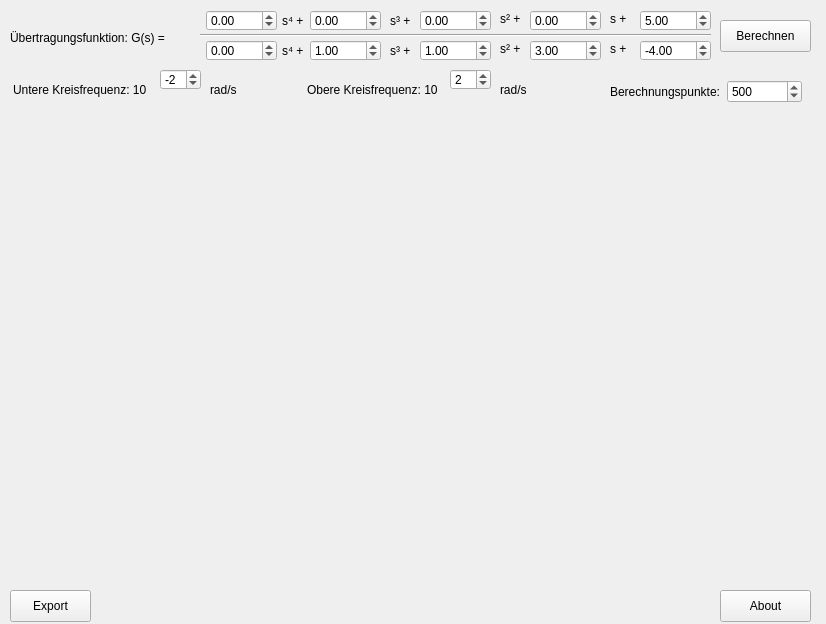
<?xml version="1.0" encoding="UTF-8"?>
<ui version="4.0">
 <class>BodePlot</class>
 <widget class="QMainWindow" name="BodePlot">
  <property name="geometry">
   <rect>
    <x>0</x>
    <y>0</y>
    <width>826</width>
    <height>624</height>
   </rect>
  </property>
  <property name="windowTitle">
   <string>MainWindow</string>
  </property>
  <widget class="QWidget" name="centralwidget">
   <widget class="QCustomPlot" name="customPlot" native="true">
    <property name="geometry">
     <rect>
      <x>10</x>
      <y>140</y>
      <width>801</width>
      <height>441</height>
     </rect>
    </property>
   </widget>
   <widget class="Line" name="line">
    <property name="geometry">
     <rect>
      <x>200</x>
      <y>20</y>
      <width>511</width>
      <height>31</height>
     </rect>
    </property>
    <property name="orientation">
     <enum>Qt::Orientation::Horizontal</enum>
    </property>
   </widget>
   <widget class="QLabel" name="label">
    <property name="geometry">
     <rect>
      <x>10</x>
      <y>30</y>
      <width>180</width>
      <height>16</height>
     </rect>
    </property>
    <property name="text">
     <string>Übertragungsfunktion: G(s) = </string>
    </property>
   </widget>
   <widget class="QPushButton" name="calculateButton">
    <property name="geometry">
     <rect>
      <x>720</x>
      <y>20</y>
      <width>91</width>
      <height>32</height>
     </rect>
    </property>
    <property name="text">
     <string>Berechnen</string>
    </property>
   </widget>
   <widget class="QLabel" name="gainMarginLabel">
    <property name="geometry">
     <rect>
      <x>30</x>
      <y>110</y>
      <width>401</width>
      <height>20</height>
     </rect>
    </property>
    <property name="text">
     <string/>
    </property>
   </widget>
   <widget class="QDoubleSpinBox" name="a3SpinBox">
    <property name="geometry">
     <rect>
      <x>310</x>
      <y>10</y>
      <width>71</width>
      <height>21</height>
     </rect>
    </property>
    <property name="decimals">
     <number>2</number>
    </property>
    <property name="minimum">
     <double>-100.000000000000000</double>
    </property>
    <property name="value">
     <double>0.000000000000000</double>
    </property>
   </widget>
   <widget class="QLabel" name="label_10">
    <property name="geometry">
     <rect>
      <x>390</x>
      <y>10</y>
      <width>22</width>
      <height>21</height>
     </rect>
    </property>
    <property name="text">
     <string>s³ + </string>
    </property>
   </widget>
   <widget class="QLabel" name="label_11">
    <property name="geometry">
     <rect>
      <x>282</x>
      <y>10</y>
      <width>23</width>
      <height>21</height>
     </rect>
    </property>
    <property name="text">
     <string>s⁴ +</string>
    </property>
   </widget>
   <widget class="QDoubleSpinBox" name="a4SpinBox">
    <property name="geometry">
     <rect>
      <x>206</x>
      <y>10</y>
      <width>71</width>
      <height>21</height>
     </rect>
    </property>
    <property name="decimals">
     <number>2</number>
    </property>
    <property name="minimum">
     <double>-100.000000000000000</double>
    </property>
   </widget>
   <widget class="QDoubleSpinBox" name="b3SpinBox">
    <property name="geometry">
     <rect>
      <x>310</x>
      <y>40</y>
      <width>71</width>
      <height>21</height>
     </rect>
    </property>
    <property name="decimals">
     <number>2</number>
    </property>
    <property name="minimum">
     <double>-100.000000000000000</double>
    </property>
    <property name="value">
     <double>1.000000000000000</double>
    </property>
   </widget>
   <widget class="QLabel" name="label_14">
    <property name="geometry">
     <rect>
      <x>390</x>
      <y>40</y>
      <width>22</width>
      <height>21</height>
     </rect>
    </property>
    <property name="text">
     <string>s³ + </string>
    </property>
   </widget>
   <widget class="QLabel" name="label_15">
    <property name="geometry">
     <rect>
      <x>282</x>
      <y>40</y>
      <width>23</width>
      <height>21</height>
     </rect>
    </property>
    <property name="text">
     <string>s⁴ +</string>
    </property>
   </widget>
   <widget class="QDoubleSpinBox" name="b4SpinBox">
    <property name="geometry">
     <rect>
      <x>206</x>
      <y>40</y>
      <width>71</width>
      <height>21</height>
     </rect>
    </property>
    <property name="decimals">
     <number>2</number>
    </property>
    <property name="minimum">
     <double>-100.000000000000000</double>
    </property>
   </widget>
   <widget class="QDoubleSpinBox" name="a1SpinBox">
    <property name="geometry">
     <rect>
      <x>530</x>
      <y>10</y>
      <width>71</width>
      <height>21</height>
     </rect>
    </property>
    <property name="decimals">
     <number>2</number>
    </property>
    <property name="minimum">
     <double>-100.000000000000000</double>
    </property>
    <property name="value">
     <double>0.000000000000000</double>
    </property>
   </widget>
   <widget class="QLabel" name="label_6">
    <property name="geometry">
     <rect>
      <x>500</x>
      <y>11</y>
      <width>23</width>
      <height>16</height>
     </rect>
    </property>
    <property name="text">
     <string>s² +</string>
    </property>
   </widget>
   <widget class="QLabel" name="label_7">
    <property name="geometry">
     <rect>
      <x>610</x>
      <y>11</y>
      <width>22</width>
      <height>16</height>
     </rect>
    </property>
    <property name="text">
     <string>s + </string>
    </property>
   </widget>
   <widget class="QDoubleSpinBox" name="a0SpinBox">
    <property name="geometry">
     <rect>
      <x>640</x>
      <y>10</y>
      <width>71</width>
      <height>21</height>
     </rect>
    </property>
    <property name="decimals">
     <number>2</number>
    </property>
    <property name="minimum">
     <double>-100.000000000000000</double>
    </property>
    <property name="value">
     <double>5.000000000000000</double>
    </property>
   </widget>
   <widget class="QDoubleSpinBox" name="a2SpinBox">
    <property name="geometry">
     <rect>
      <x>420</x>
      <y>10</y>
      <width>71</width>
      <height>21</height>
     </rect>
    </property>
    <property name="decimals">
     <number>2</number>
    </property>
    <property name="minimum">
     <double>-100.000000000000000</double>
    </property>
    <property name="value">
     <double>0.000000000000000</double>
    </property>
   </widget>
   <widget class="QDoubleSpinBox" name="b1SpinBox">
    <property name="geometry">
     <rect>
      <x>530</x>
      <y>40</y>
      <width>71</width>
      <height>21</height>
     </rect>
    </property>
    <property name="decimals">
     <number>2</number>
    </property>
    <property name="minimum">
     <double>-100.000000000000000</double>
    </property>
    <property name="value">
     <double>3.000000000000000</double>
    </property>
   </widget>
   <widget class="QLabel" name="label_8">
    <property name="geometry">
     <rect>
      <x>610</x>
      <y>41</y>
      <width>22</width>
      <height>16</height>
     </rect>
    </property>
    <property name="text">
     <string>s + </string>
    </property>
   </widget>
   <widget class="QDoubleSpinBox" name="b2SpinBox">
    <property name="geometry">
     <rect>
      <x>420</x>
      <y>40</y>
      <width>71</width>
      <height>21</height>
     </rect>
    </property>
    <property name="decimals">
     <number>2</number>
    </property>
    <property name="minimum">
     <double>-100.000000000000000</double>
    </property>
    <property name="value">
     <double>1.000000000000000</double>
    </property>
   </widget>
   <widget class="QDoubleSpinBox" name="b0SpinBox">
    <property name="geometry">
     <rect>
      <x>640</x>
      <y>40</y>
      <width>71</width>
      <height>21</height>
     </rect>
    </property>
    <property name="decimals">
     <number>2</number>
    </property>
    <property name="minimum">
     <double>-100.000000000000000</double>
    </property>
    <property name="value">
     <double>-4.000000000000000</double>
    </property>
   </widget>
   <widget class="QLabel" name="label_9">
    <property name="geometry">
     <rect>
      <x>500</x>
      <y>41</y>
      <width>23</width>
      <height>16</height>
     </rect>
    </property>
    <property name="text">
     <string>s² +</string>
    </property>
   </widget>
   <widget class="QDoubleSpinBox" name="lowFreqSpinBox">
    <property name="geometry">
     <rect>
      <x>160</x>
      <y>69</y>
      <width>41</width>
      <height>21</height>
     </rect>
    </property>
    <property name="decimals">
     <number>0</number>
    </property>
    <property name="minimum">
     <double>-4.000000000000000</double>
    </property>
    <property name="maximum">
     <double>10.000000000000000</double>
    </property>
    <property name="value">
     <double>-2.000000000000000</double>
    </property>
   </widget>
   <widget class="QLabel" name="label_3">
    <property name="geometry">
     <rect>
      <x>13</x>
      <y>82</y>
      <width>148</width>
      <height>16</height>
     </rect>
    </property>
    <property name="text">
     <string>Untere Kreisfrequenz: 10</string>
    </property>
   </widget>
   <widget class="QLabel" name="label_5">
    <property name="geometry">
     <rect>
      <x>210</x>
      <y>82</y>
      <width>30</width>
      <height>16</height>
     </rect>
    </property>
    <property name="text">
     <string>rad/s</string>
    </property>
   </widget>
   <widget class="QDoubleSpinBox" name="highFreqSpinBox">
    <property name="geometry">
     <rect>
      <x>450</x>
      <y>69</y>
      <width>41</width>
      <height>21</height>
     </rect>
    </property>
    <property name="decimals">
     <number>0</number>
    </property>
    <property name="maximum">
     <double>10.000000000000000</double>
    </property>
    <property name="value">
     <double>2.000000000000000</double>
    </property>
   </widget>
   <widget class="QLabel" name="label_4">
    <property name="geometry">
     <rect>
      <x>500</x>
      <y>82</y>
      <width>30</width>
      <height>16</height>
     </rect>
    </property>
    <property name="text">
     <string>rad/s</string>
    </property>
   </widget>
   <widget class="QLabel" name="label_2">
    <property name="geometry">
     <rect>
      <x>307</x>
      <y>82</y>
      <width>145</width>
      <height>16</height>
     </rect>
    </property>
    <property name="text">
     <string>Obere Kreisfrequenz: 10</string>
    </property>
   </widget>
   <widget class="QPushButton" name="exportButton">
    <property name="geometry">
     <rect>
      <x>10</x>
      <y>590</y>
      <width>81</width>
      <height>32</height>
     </rect>
    </property>
    <property name="text">
     <string>Export</string>
    </property>
   </widget>
   <widget class="QWidget" name="layoutWidget">
    <property name="geometry">
     <rect>
      <x>610</x>
      <y>80</y>
      <width>192</width>
      <height>23</height>
     </rect>
    </property>
    <layout class="QHBoxLayout" name="horizontalLayout">
     <item>
      <widget class="QLabel" name="label_12">
       <property name="text">
        <string>Berechnungspunkte:</string>
       </property>
      </widget>
     </item>
     <item>
      <widget class="QDoubleSpinBox" name="numpointsSpinBox">
       <property name="decimals">
        <number>0</number>
       </property>
       <property name="maximum">
        <double>10000.000000000000000</double>
       </property>
       <property name="value">
        <double>500.000000000000000</double>
       </property>
      </widget>
     </item>
    </layout>
   </widget>
   <widget class="QPushButton" name="aboutButton">
    <property name="geometry">
     <rect>
      <x>720</x>
      <y>590</y>
      <width>91</width>
      <height>32</height>
     </rect>
    </property>
    <property name="text">
     <string>About</string>
    </property>
   </widget>
   <widget class="QLabel" name="phaseMarginLabel">
    <property name="geometry">
     <rect>
      <x>440</x>
      <y>110</y>
      <width>361</width>
      <height>20</height>
     </rect>
    </property>
    <property name="text">
     <string/>
    </property>
    <property name="alignment">
     <set>Qt::AlignmentFlag::AlignRight|Qt::AlignmentFlag::AlignTrailing|Qt::AlignmentFlag::AlignVCenter</set>
    </property>
   </widget>
  </widget>
 </widget>
 <customwidgets>
  <customwidget>
   <class>QCustomPlot</class>
   <extends>QWidget</extends>
   <header location="global">qcustomplot.h</header>
   <container>1</container>
  </customwidget>
 </customwidgets>
 <resources/>
 <connections/>
</ui>
